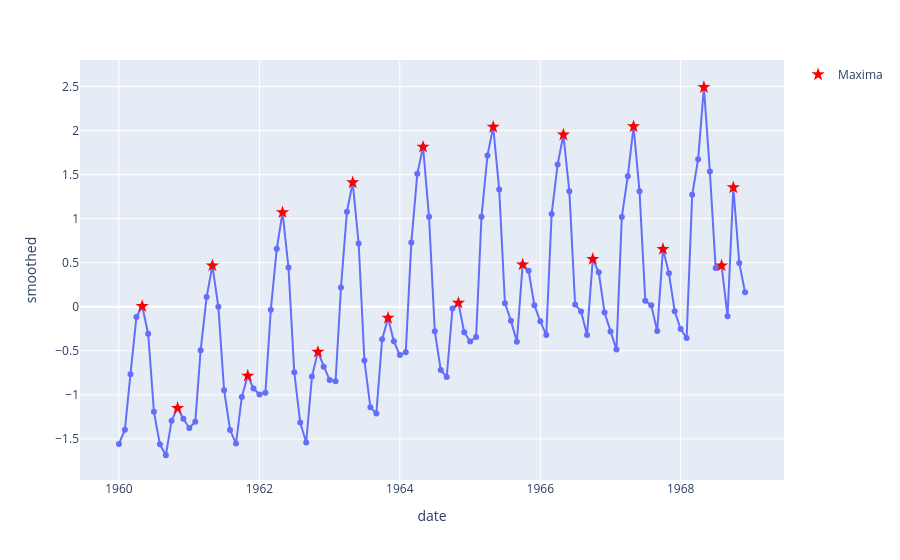

The notebook cell saved with this chart:
### Code cell
import numpy as np
from scipy.signal import find_peaks
import matplotlib.pyplot as plt
import plotly.graph_objects as go
import pandas as pd
the_signal = df_proc.smoothed.values
x = series.index.values
peaks_indices, properties = find_peaks(the_signal)
fig = px.line(df_proc, x="date", y="smoothed", markers=True)

#plt.plot(x[peaks_indices], the_signal[peaks_indices], 'x', color='red', label='Detected Peaks')
fig.add_trace(
    go.Scatter(
        x= x[peaks_indices], y= the_signal[peaks_indices],
        mode='markers', # Set mode to markers
        name='Maxima', # Name for the legend
        marker=dict(color='red', size=10, symbol='star'), # Customize the marker style
        showlegend=True
    )
)


# Display the figure
fig.show()
